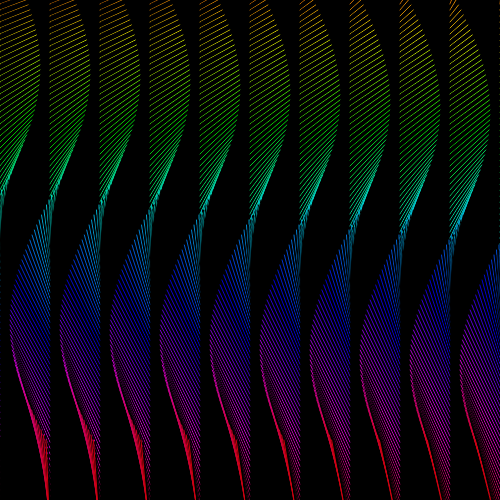
Frame 1 (no input)
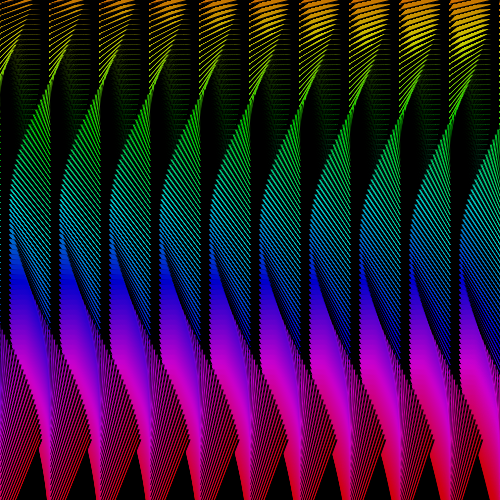
Frame 60 (no input)
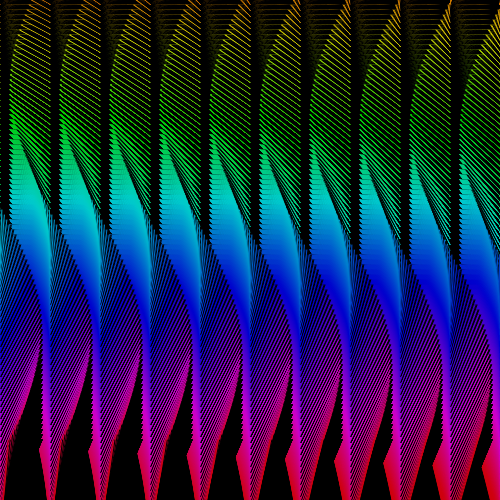
Frame 120 (the mouse pressed at the canvas centre since frame 60)

The p5.js sketch that drew these frames (run headless with seeded random() and noise() and a simulated clock; from frame 60 on, the mouse is pressed at the canvas centre):

// p5.js sketch
// ── sketch.js
// RainbowFlag (p5.js 2.3.4 port of a #p5t Processing sketch)
// https://github.com/madparker/-p5t/blob/main/%23p5t/ArtSketch/08_02_2020/RainbowFlag/RainbowFlag.pde
// #p5t/ArtSketch/08_02_2020/RainbowFlag/RainbowFlag.pde

//#p5t
let x, i, j, f = 0, a, b, l = 50;

function setup() {
  createCanvas(500, 500);
  b = PI / 50;
  colorMode(HSB, 99);
  background(0); // clear()
}

function draw() {
  f += 0.025;
  a = 0;
  for (i = 0; i < 11; i++) {
    for (j = 0; j < 99; j++) {
      x = i * l;
      a = a + b;
      stroke(j, 99, 80);
      line(x, j * 6 - l, x + sin(a + f) * 40, j * 5 - l);
      stroke(0);
      line(x + 1, j * 6 - l, x + 1 + sin(a + f) * 40 + 1, j * 5 - l);
    }
  }
}

// ---- Original Processing source: #p5t/ArtSketch/08_02_2020/RainbowFlag/RainbowFlag.pde
/*
//#p5t
float x,i,j,f,a,b=PI/50,l=50;
void setup(){size(500,500);colorMode(HSB,99);clear();}
void draw(){f+=.025;a=0;
  for(i=0;i<11;i++){for(j=0;j<99;j++){x=i*l;a=a+b;
    stroke(j,99,80);line(x,j*6-l,x+sin(a+f)*40,j*5-l);
    stroke(0);line(x+1,j*6-l,x+1+sin(a+f)*40+1,j*5-l);}}}
*/
